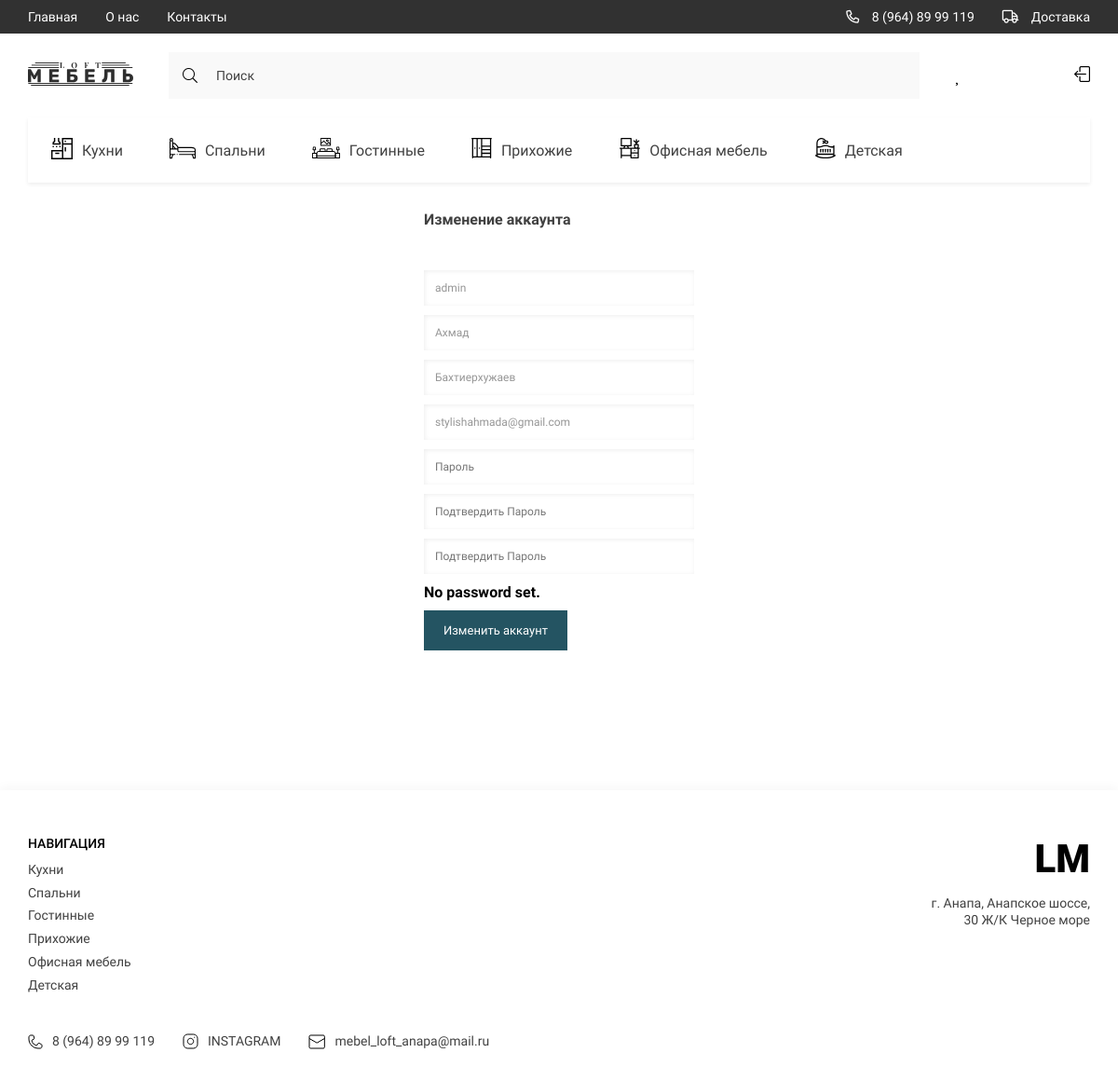
The app's page /change_account/ (signed in) with its own data.
### store/models.py (models this page shows, shortened)
class Category(models.Model):
    title = models.CharField(max_length=150, verbose_name='Название категории')
    slug = models.SlugField(unique=True, null=True)
    parent = models.ForeignKey('self', on_delete=models.CASCADE, null=True, blank=True, verbose_name='Категория',
                               related_name='subcategories')
    icon = models.FileField(upload_to='categories/', default='Нет фото', verbose_name='Изображение категорий')
    def get_absolute_url(self):
        return reverse('category_page', kwargs={'slug': self.slug})
    def get_image_category(self):
        if self.icon:
            return self.icon.url
        else:
            return ''
    class Meta:
        verbose_name = 'Категория'
        verbose_name_plural = 'Категории'

### store/views.py (the view)
# urls.py: path('change_account/', edit_account_view, name='change_account'),
def edit_account_view(request):
    if request.method == 'POST':
        edit_account_form = EditAccountFrom(request.POST,instance=request.user)
        if edit_account_form.is_valid():
            data = edit_account_form.cleaned_data
            user = User.objects.get(id=request.user.id)
            if user.check_password(data['old_password']):
                if data['old_password'] and data['new_password'] == data['confirm_password']:
                    user.set_password(data['new_password'])
                    user.save()
                    update_session_auth_hash(request,user)
                    messages.success(request,'Данные акаунта изменены')
                    return redirect('profile',user.pk)
                else:
                    for field in edit_account_form.errors:
                        messages.error(request, edit_account_form.errors[field].as_text())
                        return redirect('change_account')
            else:
                for field in edit_account_form.errors:
                    messages.error(request, edit_account_form.errors[field].as_text())
                    return redirect('change_account')
            edit_account_form.save()
            return redirect('profile',user.pk)
    else:
        edit_account_form = EditAccountFrom(instance=request.user)
    context ={
        'title':'Изменение аккаунта',
        'edit_account_form':edit_account_form
    }
    return render(request,'store/change.html',context)

### store/templatetags/store_tags.py (called while the page is built)
@register.simple_tag()
def get_categories():
    return Category.objects.filter(parent=None)

### store/templates/store/change.html (shortened to what this page needs)
{% extends 'base.html' %}
{% load static %}
{% block main %}
<main class="main">
    <div class="registeration">
        <div class="container">
            <div class="registeration__content">
                {% if 'change_account' in request.path %}
                <form method="post" enctype="multipart/form-data" action="{% url 'change_account' %}" class="registeration__form active">
                    <h2 class="registeration__title products__title">Изменение аккаунта</h2>
                    <div class="registeration__form-grid">
                        {% for field in edit_account_form %}
                        <div class="input__title">
                            {{ field }}
                        </div>
                        {% endfor %}
                    </div>
                    <div class="registeration__btns">
                        <button type="submit" class="btn registeration__btn">Изменить аккаунт</button>
                    </div>
                </form>
                {% endif %}
            </div>
        </div>
    </div>
</main>
{% endblock main %}

### templates/components/_nav__catigories.html
{% load store_tags %}
{% get_categories as categories %}
{% load static %}
<ul class="header__list _categories">
    {% for category in categories %}
    <li>
        <a href="{{ category.get_absolute_url }}" class="header__list-links">
                                <span class="header__list-img">
                                    <img src="{{ category.get_image_category }}" alt="icons">
                                </span>
            {{category.title}}
        </a>
    </li>
    {% endfor %}
</ul>

### templates/components/_footer.html
{% load static %}
{% load store_tags %}
{% get_categories as categories %}
<footer class="footer">
        <div class="container">
            <div class="footer__content">
                <div class="footer__navigate">
                    <div class="footer__navigate-part">
                        <h2 class="footer__navigate-title">НАВИГАЦИЯ</h2>
                        {% for category in categories %}
                        <div class="footer__navigate-lists">
                            <ul class="footer__navigate-list">
                                <li><a href="{{ category.get_absolute_url }}" class="footer__navigate-links">{{category.title}}</a></li>
                            </ul>
                        </div>
                        {% endfor %}
                    </div>
                    <div class="footer__navigate-part _right">
                        <a href="./index.html" class="footer__logo">LM</a>
                        <p class="footer__adress">г. Анапа, Анапское шоссе, 30 Ж/К Черное море</p>
                    </div>
                </div>
                <div class="footer__social">
                    <ul class="footer__social-list">
                        <li>
                            <a href="tel:89648999119" class="footer__social-links">
                                <img src="{% static 'store/assets/icons/phone.svg' %}" alt="phone">
                                8 (964) 89 99 119
                            </a>
                        </li>
                        <li>
                            <a href="https://www.instagram.com/" target="_blank" class="footer__social-links">
                                <img src="{% static 'store/assets/icons/inst.svg' %}" alt="insta">
                                INSTAGRAM
                            </a>
                        </li>
                        <li>
                            <a href="mailto:mebel_loft_anapa@mail.ru" target="_blank" class="footer__social-links">
                                <img src="{% static 'store/assets/icons/mail.svg' %}" alt="mail">
                                mebel_loft_anapa@mail.ru
                            </a>
                        </li>
                    </ul>
                </div>
            </div>
        </div>
    </footer>

### store/static/store/style/style.css (style rules this page uses)
:root { --containerWidth: 1140px; --primaryColor: #414141; --primaryFont: 'Roboto'; --mainColor: #245462; }
* { padding: 0; margin: 0; box-sizing: border-box; text-decoration: none; list-style: none; font-family: var(--primaryFont); }
.container { width: 100%; max-width: calc(var(--containerWidth) + 30px); margin: 0 auto; padding: 0 15px; }
.btn { outline: none; border: none; padding: 13px 20px; font-style: normal; font-weight: normal; font-size: 13px; line-height: 15px; background: var(--mainColor); border: 1px solid var(--mainColor); transition: color .3s linear, background .3s linear; color: #FFFFFF; }
.nav__content-bars, ._categories, .nav__list-links>img, .nav__bars-open, ._truck { display: none; }
.header__list { display: flex; justify-content: space-between; align-items: center; }
.header__list._categories { justify-content: flex-start; width: 100%; overflow-x: scroll; background: #FFFFFF; box-shadow: 0px 2px 4px rgba(0, 0, 0, 0.07); margin-bottom: 30px; }
.header__list-links { padding: 24px 25px; display: flex; justify-content: center; align-items: center; height: 70px; transition: background .3s linear, color .3s linear; width: max-content; font-family: 'Roboto'; font-size: 16px; line-height: 19px; color: #414141; }
.header__list-links img { margin-right: 10px; min-width: 18px; transition: filter .3s linear; }
.main { width: 100%; flex-grow: 1; padding-bottom: 150px; }
.products__title { font-size: 16px; line-height: 19px; color: #414141; margin-bottom: 35px; }
.input__title { width: 100%; }
.contact__section-input, .contact__section-message { width: 100%; font-style: normal; font-weight: normal; font-size: 12px; line-height: 14px; resize: none; color: #969696; padding: 12px; box-shadow: inset 1px 1px 5px rgba(0, 0, 0, 0.07); border: none; outline: none; }
.registeration__form { display: none; flex-direction: column; gap: 10px; width: 100%; max-width: 290px; margin: 0 auto; }
.registeration__form.active { display: flex; }
.registeration__form-grid { display: flex; flex-direction: column; gap: 10px; width: 100%; }
.registeration__btns { display: flex; justify-content: space-between; align-items: center; }
.footer { width: 100%; padding: 49px 0 32px; background: #FFFFFF; box-shadow: 0px -4px 10px rgba(0, 0, 0, 0.03); }
.footer__content { width: 100%; display: flex; flex-direction: column; justify-content: center; }
.footer__navigate { display: flex; width: 100%; justify-content: space-between; margin-bottom: 35px; }
.footer__navigate-part._right { text-align: right; }
.footer__navigate-title { font-weight: 500; font-size: 14px; line-height: 126.69%; color: #000000; margin-bottom: 10px; text-transform: uppercase; }
.footer__navigate-lists { display: flex; }
.footer__navigate-list { display: flex; flex-direction: column; align-items: flex-start; justify-content: flex-start; }
.footer__navigate-links { font-size: 14px; line-height: 126.69%; color: #414141; display: block; margin-bottom: 7.24px; transition: color .3s linear; }
.footer__logo { font-weight: 900; font-size: 42px; line-height: 49px; color: #000000; display: block; margin-bottom: 15px; }
.footer__adress { font-size: 14px; line-height: 126.69%; text-align: right; color: #414141; width: 100%; max-width: 171px; }
.footer__social { display: flex; justify-content: space-between; width: 100%; }
.footer__social-list { display: flex; justify-content: center; text-align: right; align-items: center; }
.footer__social-links { display: flex; justify-content: center; align-items: center; font-size: 14px; line-height: 126.69%; color: #414141; margin-right: 30px; }
.footer__social-list li:last-child .footer__social-links { margin-right: 0; }
.footer__social-links img { margin-right: 10px; }
.registeration__content { display:flex; }

### records on screen
Category: get_image_category (picture), title "Кухни"
Category: get_image_category (picture), title "Спальни"
Category: get_image_category (picture), title "Гостинные"
Category: get_image_category (picture), title "Прихожие"
Category: get_image_category (picture), title "Офисная мебель"
Category: get_image_category (picture), title "Детская"

### other values on screen
{{ field }} "No password set."
